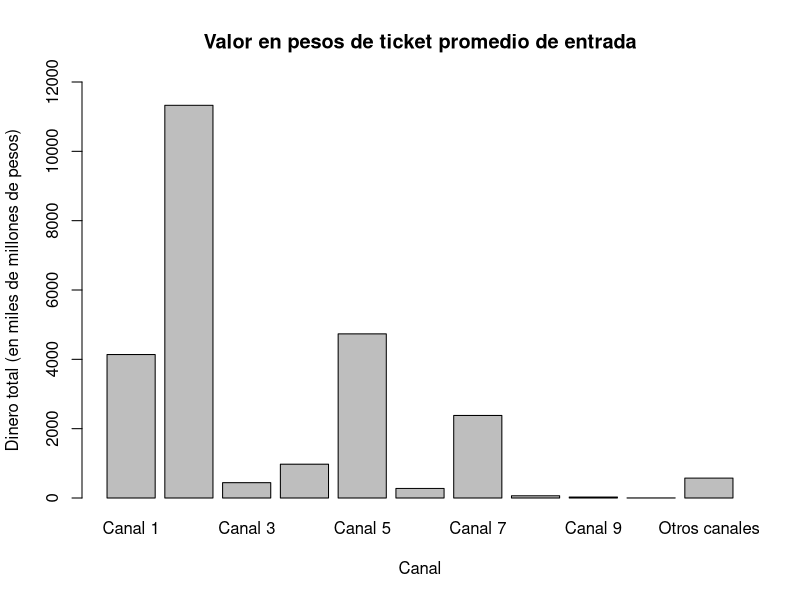
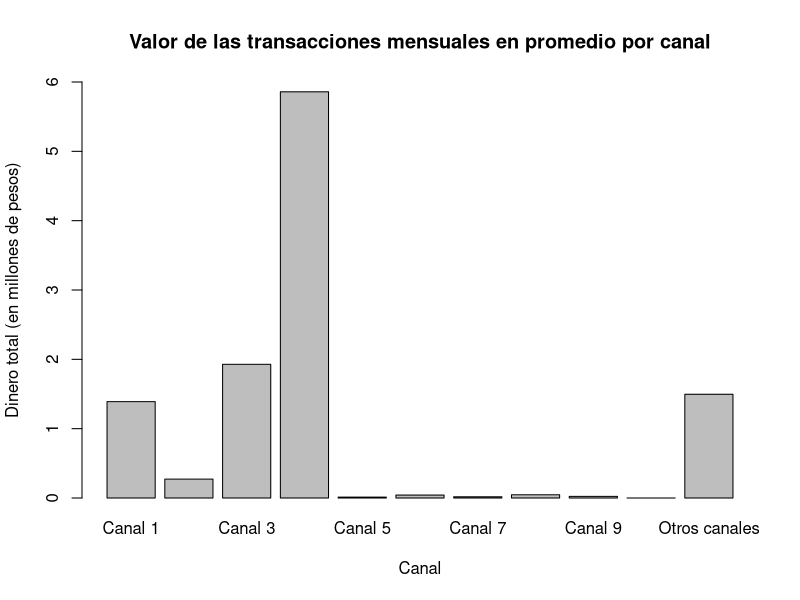
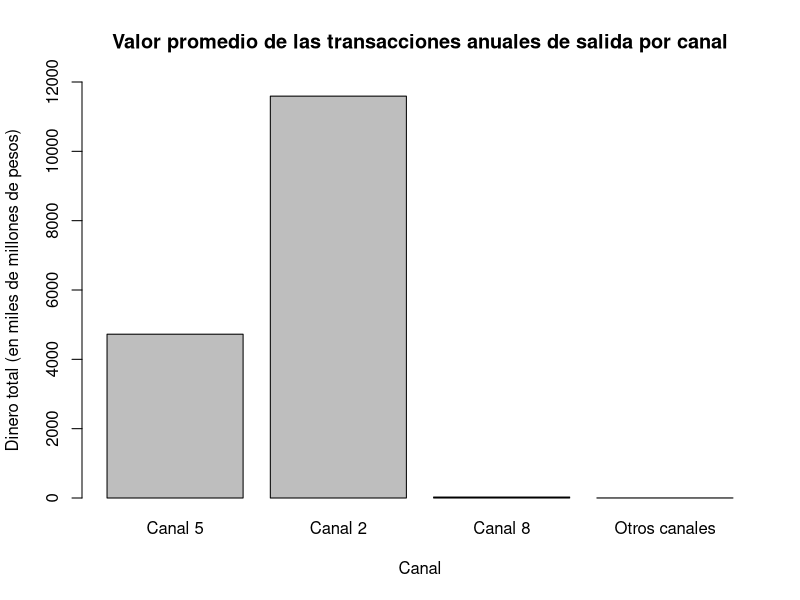
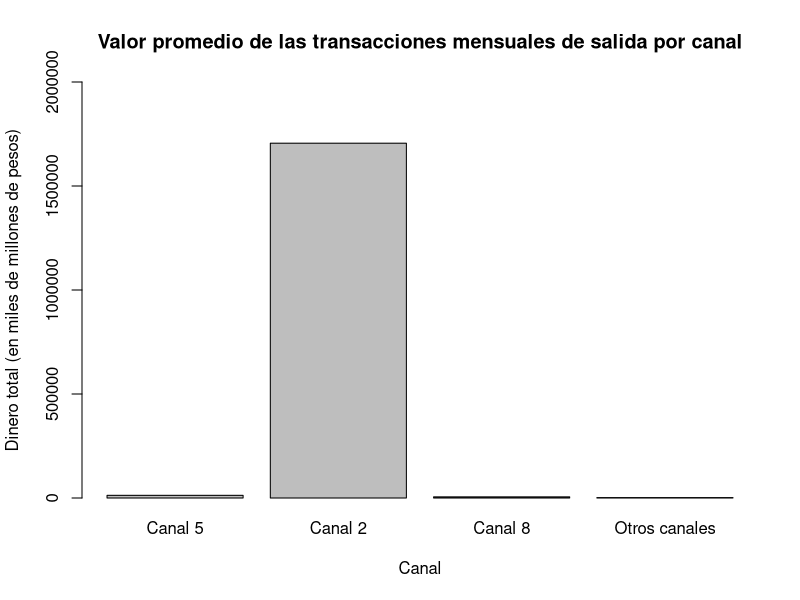
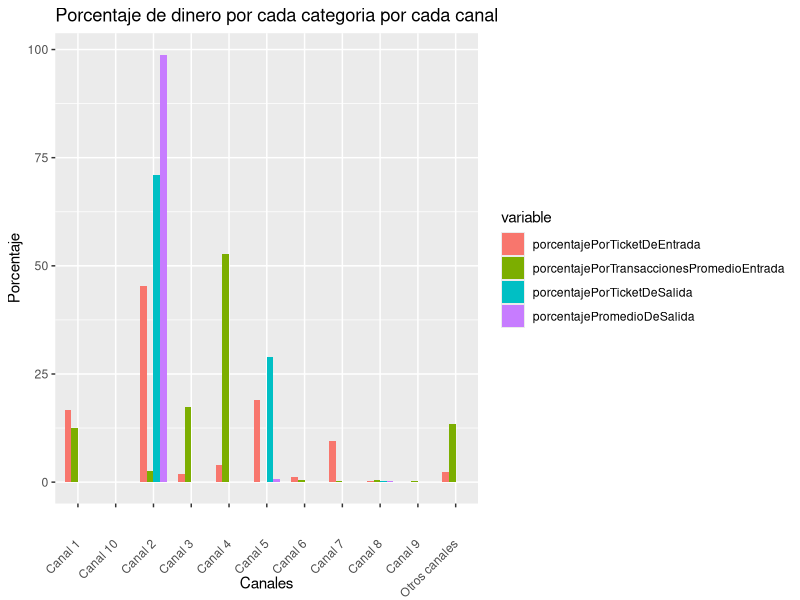

Write R code to recreate these figures, in order.
## ---- chunk 1
library(tidyverse)
datos = read.csv("base_trabajo_segmentacion.csv", sep=";") 
datos = datos[!duplicated(datos$nit),]
## ---- chunk 2
verTablaResumenPorCategoria <- function(df, titulo, titulosColumnas)
{
  tablaResumen <- df[, order(colSums(df), decreasing = T)] %>%
                  colSums() %>% 
                  format(scientific = F, big.mark = ",") %>%
                  knitr::kable(caption = titulo, col.names = titulosColumnas )
  return(tablaResumen)
}

obtenerTotalPorCategoria <- function(df)
{
  totalPorCategoria <- colSums(df)
  return(totalPorCategoria)
}

obtenerTotalPorCategoriaEnPorcentajes <- function(df)
{
  total <- obtenerTotalPorCategoria(df)
  totalPorCategoriaEnPorcentaje <- total/sum(total) * 100
  totalPorCategoriaEnPorcentaje <- round(totalPorCategoriaEnPorcentaje, 2)
  return(totalPorCategoriaEnPorcentaje)
}


crearAnalisisDescriptivoDeTickets <- function () 
{
  return(0)
}

## ---- chunk 3
valorPromedioTicketEntrada <-  datos[grep("en_vm.*", names(datos))] %>% 
                               setNames(c("Canal 1",
                                          "Canal 2",
                                          "Canal 3",
                                          "Canal 4",
                                          "Canal 5",
                                          "Canal 6",
                                          "Canal 7",
                                          "Canal 8",
                                          "Canal 9",
                                          "Canal 10",
                                          "Otros canales"))
## ---- chunk 4
tablaResumenTicketPromedioDeEntrada <- verTablaResumenPorCategoria(valorPromedioTicketEntrada, "Valor promedio del ticket de entrada por canal", c("ValorTotalPorCanales"))
tablaResumenTicketPromedioDeEntrada
## ---- chunk 5
totalPorCategoria <- obtenerTotalPorCategoria(valorPromedioTicketEntrada)
totalPorCategoriaPorMilesDeMillones <- totalPorCategoria/1000000000
barplot(totalPorCategoriaPorMilesDeMillones, ylim=c(0,12000),
        xlab="Canal", ylab="Dinero total (en miles de millones de pesos)", main="Valor en pesos de ticket promedio de entrada") 
## ---- chunk 6
#Total por porcentaje en cada canal
knitr::kable(obtenerTotalPorCategoriaEnPorcentajes(valorPromedioTicketEntrada), caption="Porcentaje de ingresos por canal", col.names="Porcentaje por canal")
## ---- chunk 7
transaccionesPromedioPorCanal <-  datos[grep("en_tx.*", names(datos))] %>% 
                               setNames(c("Canal 1","Canal 2",
                                          "Canal 3","Canal 4",
                                          "Canal 5","Canal 6",
                                          "Canal 7","Canal 8",
                                          "Canal 9","Canal 10",
                                          "Otros canales"))
## ---- chunk 8
tablaResumenTicketPromedioDeEntrada <- verTablaResumenPorCategoria(transaccionesPromedioPorCanal, "Transacciones promedio de entrada por canal", c("Valor total por canal"))
tablaResumenTicketPromedioDeEntrada
## ---- chunk 9
totalDeTransaccionesPorCanal <- obtenerTotalPorCategoria(transaccionesPromedioPorCanal)
totalDeTransaccionesPorCanalEnMillonesDePesos <- totalDeTransaccionesPorCanal/1000000
barplot(totalDeTransaccionesPorCanalEnMillonesDePesos, ylim=c(0,6),
        xlab="Canal", ylab="Dinero total (en millones de pesos)", 
        main="Valor de las transacciones mensuales en promedio por canal") 
## ---- chunk 10
knitr::kable(obtenerTotalPorCategoriaEnPorcentajes(transaccionesPromedioPorCanal), caption="Porcentaje de transacciones por canal", col.names="Porcentaje por canal")
## ---- chunk 11
# Imprime el porcentaje de transacciones hechas por las primeras 50 personas
clientesConTransaccionesDeEntradaMasValiosos <- datos[grep("nit|en_tx.*", names(datos))]  %>%  mutate(total = rowSums(select(.,contains("en_tx")))) %>% arrange(desc(total)) %>% mutate(totalPorcentaje= total/sum(total)*100 ) %>% head(n=50) 
sum(clientesConTransaccionesDeEntradaMasValiosos$totalPorcentaje)
clientesConTransaccionesDeEntradaMasValiosos
## ---- chunk 12
# Prueba para analizar otros aspectos de los mejores clientes 
mejoresTransacciones <- inner_join(datos, clientesConTransaccionesDeEntradaMasValiosos, by=c("nit" = "nit"))
mejoresTransacciones
## ---- chunk 13
# Prueba para analizar el ciclo financiero de los mejores clientes del ticket de entrada 
table(mejoresTransacciones$ciclo_financiero)
## ---- chunk 14
valorTicketPromedioSalida <-  datos[grep("sal_vm.*", names(datos))] %>% 
                               setNames(c("Canal 5","Canal 2",
                                          "Canal 8","Otros canales"))
valorTicketPromedioSalida
## ---- chunk 15
tablaResumenTransaccionesDeSalida <- verTablaResumenPorCategoria(valorTicketPromedioSalida, "Valor promedio del ticket de salida por canal", c("ValorTotalPorCanales"))
tablaResumenTransaccionesDeSalida
## ---- chunk 16
totalTransaccionesDeSalida <- obtenerTotalPorCategoria(valorTicketPromedioSalida)
totalTransaccionesDeSalidaPorMilesDeMillones <- totalTransaccionesDeSalida/1000000000
barplot(totalTransaccionesDeSalidaPorMilesDeMillones, ylim=c(0,12000),
        xlab="Canal", ylab="Dinero total (en miles de millones de pesos)", 
        main="Valor promedio de las transacciones anuales de salida por canal") 
## ---- chunk 17
knitr::kable(obtenerTotalPorCategoriaEnPorcentajes(valorTicketPromedioSalida), caption="Porcentaje de ingresos por canal", col.names="Porcentaje por canal")
## ---- chunk 18
clientesConTransaccionesDeEntradaMasValiosos <- datos[grep("nit|sal_vm.*", names(datos))]  %>%  mutate(total = rowSums(select(.,contains("sal_vm")))) %>% arrange(desc(total)) %>% mutate(totalPorcentaje= total/sum(total)*100 ) %>% head(n=300) 
sum(clientesConTransaccionesDeEntradaMasValiosos$totalPorcentaje)
clientesConTransaccionesDeEntradaMasValiosos
## ---- chunk 19
transaccionesPromedioDeSalida <-  datos[grep("sal_tx.*", names(datos))] %>% 
                               setNames(c("Canal 5","Canal 2",
                                          "Canal 8","Otros canales"))
transaccionesPromedioDeSalida
## ---- chunk 20
verTablaResumenPorCategoria(transaccionesPromedioDeSalida, "Transacciones promedio de salida", "Dinero total de salida")
## ---- chunk 21
transaccionesDeSalidaTotal <-  obtenerTotalPorCategoria(transaccionesPromedioDeSalida)
barplot(transaccionesDeSalidaTotal, xlab="Canal", ylab="Dinero total (en miles de millones de pesos)", ylim = c(0, 2000000),
        main="Valor promedio de las transacciones mensuales de salida por canal")
## ---- chunk 22

knitr::kable(obtenerTotalPorCategoriaEnPorcentajes(transaccionesPromedioDeSalida), caption="Porcentaje de valor mensual por canal", col.names="Porcentaje por canal")
## ---- chunk 23
clientesConTransaccionesDeEntradaMasValiosos <- datos[grep("nit|sal_tx.*", names(datos))]  %>%  mutate(total = rowSums(select(.,contains("sal_tx")))) %>% arrange(desc(total)) %>% mutate(totalPorcentaje= total/sum(total)*100 ) %>% head(n=300) 
sum(clientesConTransaccionesDeEntradaMasValiosos$totalPorcentaje)
clientesConTransaccionesDeEntradaMasValiosos
## ---- chunk 24
# Obtener los porcentajes por cada tipo de ticket
porcentajePorTicketDeEntrada <- obtenerTotalPorCategoriaEnPorcentajes(valorPromedioTicketEntrada)
porcentajePorTransaccionesPromedioEntrada <- obtenerTotalPorCategoriaEnPorcentajes(transaccionesPromedioPorCanal)
porcentajePorTicketDeSalida <- obtenerTotalPorCategoriaEnPorcentajes(valorTicketPromedioSalida)
porcentajePromedioDeSalida <- obtenerTotalPorCategoriaEnPorcentajes(transaccionesPromedioDeSalida)
## ---- chunk 25
# Ajustar los nombres de los tickets de salida
porcentajePorTicketDeSalida <-  data.frame(canal = c("Canal 5", "Canal 2", "Canal 8", "Otros canales"),
                                           porcentajePorTicketDeSalida=porcentajePorTicketDeSalida)
porcentajePromedioDeSalida <-  data.frame(canal = c("Canal 5", "Canal 2", "Canal 8", "Otros canales"),
                                          porcentajePromedioDeSalida=porcentajePromedioDeSalida)
## ---- chunk 26
# Ajustar los nombres de los tickets de entrada
infoCanalesPorcentajes <- data.frame(canal = c("Canal 1","Canal 2",
                            "Canal 3","Canal 4",
                            "Canal 5","Canal 6",
                            "Canal 7","Canal 8",
                            "Canal 9","Canal 10",
                            "Otros canales"))
infoCanalesPorcentajes$porcentajePorTicketDeEntrada = porcentajePorTicketDeEntrada
infoCanalesPorcentajes$porcentajePorTransaccionesPromedioEntrada = porcentajePorTransaccionesPromedioEntrada
## ---- chunk 27
#Unir todos los porcentajes en un solo dataFrame
infoCanalesPorcentajes <- left_join(infoCanalesPorcentajes, porcentajePorTicketDeSalida, by="canal") 
infoCanalesPorcentajes <- left_join(infoCanalesPorcentajes, porcentajePromedioDeSalida, by="canal") 
infoCanalesPorcentajes <- infoCanalesPorcentajes %>%  mutate(across(everything(), .fns = ~replace_na(.,0))) 
## ---- chunk 28
# Prueba para hacer ajustes de formato
left_join(infoCanalesPorcentajes, porcentajePorTicketDeSalida, by="canal") %>% mutate_all(funs(replace_na(.,0)))
## ---- chunk 29
# Grafica de porcentaje de transacciones por categoria
ggplot(data=reshape2::melt(infoCanalesPorcentajes, id.vars = "canal"), aes(x=canal, y=value, fill=variable)) +
  geom_bar(width = 0.7, stat="identity", position=position_dodge()) + 
  theme(axis.text.x = element_text(angle = 45, vjust = 0.5, hjust=1)) +
  labs(title="Porcentaje de dinero por cada categoria por cada canal", x="Canales", y="Porcentaje") 
  #coord_flip()
